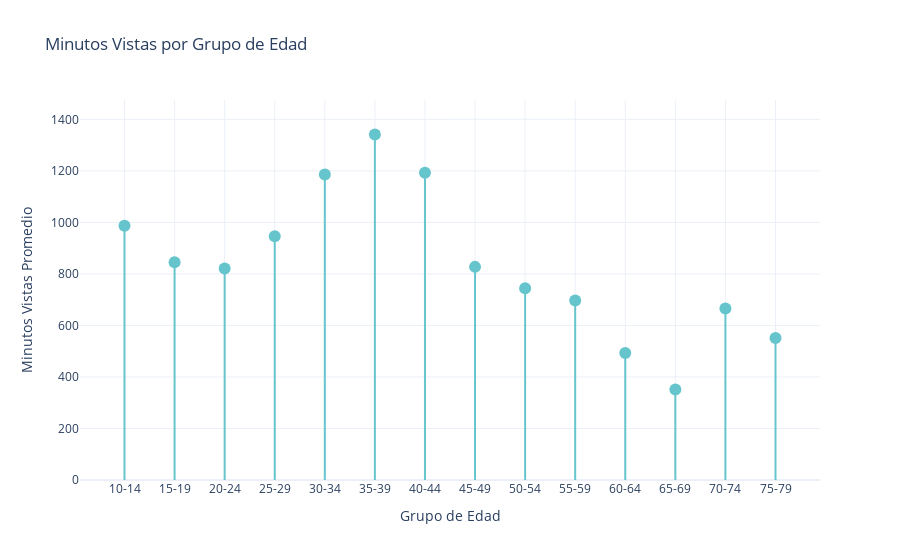

Notebook cell for this chart:
### Code cell
avg_watched_time = df_users.groupby('age_group')['watched_time'].mean().reset_index()

# Crear gráfico de lollipop verdadero
fig = go.Figure()

# Añadir las líneas (los "palos" del lollipop)
for i in range(len(avg_watched_time)):
    fig.add_shape(
        type='line',
        x0=avg_watched_time['age_group'][i],
        y0=0,
        x1=avg_watched_time['age_group'][i],
        y1=avg_watched_time['watched_time'][i],
        line=dict(color='rgb(102, 197, 204)', width=2)
    )

# Añadir los puntos (los "dulces" del lollipop)
fig.add_trace(go.Scatter(
    x=avg_watched_time['age_group'],
    y=avg_watched_time['watched_time'],
    mode='markers',
    marker=dict(color='rgb(102, 197, 204)', size=12),
    name='Horas vistas'
))

# Personalizar el gráfico
fig.update_layout(
    title='Minutos Vistas por Grupo de Edad',
    xaxis_title='Grupo de Edad',
    yaxis_title='Minutos Vistas Promedio',
    showlegend=False,
    template='plotly_white',
    yaxis=dict(range=[0, avg_watched_time['watched_time'].max() * 1.1])  # Ajustar el rango del eje Y
)

fig.show()

### Figure 1 — Plotly figure (JSON) as saved in the notebook; plotly's stock layout.template omitted (floating-point values rounded to 4 significant figures)
{"data": [{"marker": {"color": "rgb(102, 197, 204)", "size": 12}, "mode": "markers", "name": "Horas vistas", "type": "scatter", "x": ["10-14", "15-19", "20-24", "25-29", "30-34", "35-39", "40-44", "45-49", "50-54", "55-59", "60-64", "65-69", "70-74", "75-79"], "y": [986.6, 845.4, 820.9, 946.1, 1186.0, 1341.0, 1192.0, 827.4, 744.2, 696.8, 493.1, 351.1, 665.4, 551.7]}], "layout": {"shapes": [{"line": {"color": "rgb(102, 197, 204)", "width": 2}, "type": "line", "x0": "10-14", "x1": "10-14", "y0": 0, "y1": 986.6}, {"line": {"color": "rgb(102, 197, 204)", "width": 2}, "type": "line", "x0": "15-19", "x1": "15-19", "y0": 0, "y1": 845.4}, {"line": {"color": "rgb(102, 197, 204)", "width": 2}, "type": "line", "x0": "20-24", "x1": "20-24", "y0": 0, "y1": 820.9}, {"line": {"color": "rgb(102, 197, 204)", "width": 2}, "type": "line", "x0": "25-29", "x1": "25-29", "y0": 0, "y1": 946.1}, {"line": {"color": "rgb(102, 197, 204)", "width": 2}, "type": "line", "x0": "30-34", "x1": "30-34", "y0": 0, "y1": 1186.0}, {"line": {"color": "rgb(102, 197, 204)", "width": 2}, "type": "line", "x0": "35-39", "x1": "35-39", "y0": 0, "y1": 1341.0}, {"line": {"color": "rgb(102, 197, 204)", "width": 2}, "type": "line", "x0": "40-44", "x1": "40-44", "y0": 0, "y1": 1192.0}, {"line": {"color": "rgb(102, 197, 204)", "width": 2}, "type": "line", "x0": "45-49", "x1": "45-49", "y0": 0, "y1": 827.4}, {"line": {"color": "rgb(102, 197, 204)", "width": 2}, "type": "line", "x0": "50-54", "x1": "50-54", "y0": 0, "y1": 744.2}, {"line": {"color": "rgb(102, 197, 204)", "width": 2}, "type": "line", "x0": "55-59", "x1": "55-59", "y0": 0, "y1": 696.8}, {"line": {"color": "rgb(102, 197, 204)", "width": 2}, "type": "line", "x0": "60-64", "x1": "60-64", "y0": 0, "y1": 493.1}, {"line": {"color": "rgb(102, 197, 204)", "width": 2}, "type": "line", "x0": "65-69", "x1": "65-69", "y0": 0, "y1": 351.1}, {"line": {"color": "rgb(102, 197, 204)", "width": 2}, "type": "line", "x0": "70-74", "x1": "70-74", "y0": 0, "y1": 665.4}, {"line": {"color": "rgb(102, 197, 204)", "width": 2}, "type": "line", "x0": "75-79", "x1": "75-79", "y0": 0, "y1": 551.7}], "showlegend": false, "title": {"text": "Minutos Vistas por Grupo de Edad"}, "xaxis": {"title": {"text": "Grupo de Edad"}}, "yaxis": {"range": [0, 1475.0], "title": {"text": "Minutos Vistas Promedio"}}}}
